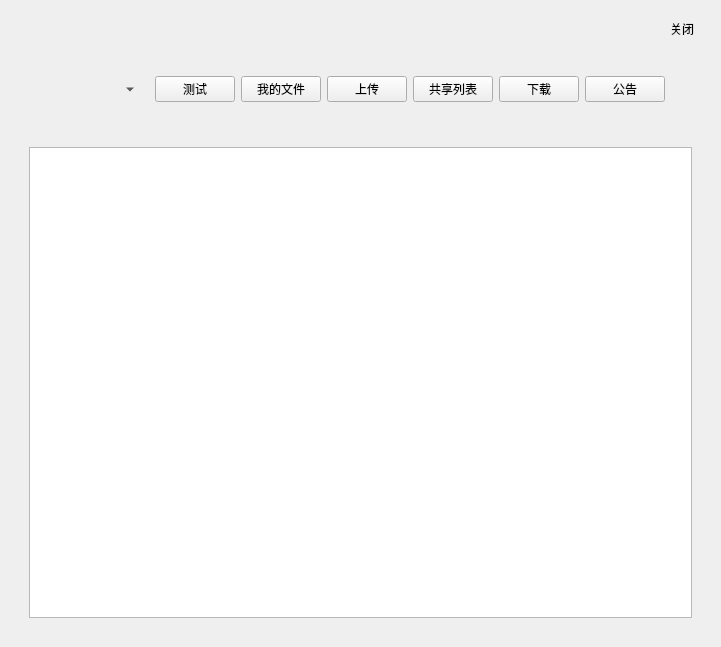
<?xml version="1.0" encoding="UTF-8"?>
<ui version="4.0">
 <class>upload</class>
 <widget class="QWidget" name="upload">
  <property name="geometry">
   <rect>
    <x>0</x>
    <y>0</y>
    <width>691</width>
    <height>647</height>
   </rect>
  </property>
  <property name="windowTitle">
   <string>Form</string>
  </property>
  <layout class="QGridLayout" name="gridLayout_18">
   <item row="0" column="0">
    <widget class="QWidget" name="widget_13" native="true">
     <layout class="QGridLayout" name="gridLayout_4">
      <property name="leftMargin">
       <number>9</number>
      </property>
      <property name="topMargin">
       <number>5</number>
      </property>
      <property name="rightMargin">
       <number>9</number>
      </property>
      <property name="bottomMargin">
       <number>0</number>
      </property>
      <item row="0" column="0">
       <spacer name="horizontalSpacer_2">
        <property name="orientation">
         <enum>Qt::Horizontal</enum>
        </property>
        <property name="sizeHint" stdset="0">
         <size>
          <width>40</width>
          <height>20</height>
         </size>
        </property>
       </spacer>
      </item>
      <item row="0" column="1">
       <widget class="QToolButton" name="close_ToolButton">
        <property name="minimumSize">
         <size>
          <width>0</width>
          <height>0</height>
         </size>
        </property>
        <property name="maximumSize">
         <size>
          <width>16777215</width>
          <height>16777215</height>
         </size>
        </property>
        <property name="text">
         <string>关闭</string>
        </property>
        <property name="icon">
         <iconset resource="Image.qrc">
          <normaloff>:/images/close2.png</normaloff>:/images/close2.png</iconset>
        </property>
        <property name="iconSize">
         <size>
          <width>40</width>
          <height>40</height>
         </size>
        </property>
        <property name="autoRaise">
         <bool>true</bool>
        </property>
       </widget>
      </item>
     </layout>
    </widget>
   </item>
   <item row="1" column="0">
    <widget class="QWidget" name="widget_7" native="true">
     <layout class="QGridLayout" name="gridLayout_8" rowstretch="0,0" columnstretch="0" rowminimumheight="0,0" columnminimumwidth="0">
      <property name="topMargin">
       <number>0</number>
      </property>
      <property name="bottomMargin">
       <number>9</number>
      </property>
      <item row="0" column="0">
       <widget class="QWidget" name="widget_4" native="true">
        <layout class="QGridLayout" name="gridLayout_9">
         <property name="leftMargin">
          <number>36</number>
         </property>
         <property name="rightMargin">
          <number>36</number>
         </property>
         <item row="0" column="5">
          <widget class="QPushButton" name="upload_PushButton">
           <property name="text">
            <string>上传</string>
           </property>
          </widget>
         </item>
         <item row="0" column="3">
          <widget class="QPushButton" name="test_PushButton">
           <property name="text">
            <string>测试</string>
           </property>
          </widget>
         </item>
         <item row="0" column="8">
          <widget class="QPushButton" name="announce_PushButton">
           <property name="text">
            <string>公告</string>
           </property>
          </widget>
         </item>
         <item row="0" column="6">
          <widget class="QPushButton" name="share_PushButton">
           <property name="text">
            <string>共享列表</string>
           </property>
          </widget>
         </item>
         <item row="0" column="1">
          <widget class="QLabel" name="uploadFontLabel">
           <property name="text">
            <string/>
           </property>
          </widget>
         </item>
         <item row="0" column="2">
          <spacer name="horizontalSpacer_3">
           <property name="orientation">
            <enum>Qt::Horizontal</enum>
           </property>
           <property name="sizeHint" stdset="0">
            <size>
             <width>40</width>
             <height>20</height>
            </size>
           </property>
          </spacer>
         </item>
         <item row="0" column="0">
          <widget class="QToolButton" name="icon_ToolButton">
           <property name="text">
            <string/>
           </property>
           <property name="icon">
            <iconset resource="Image.qrc">
             <normaloff>:/images/min1.png</normaloff>:/images/min1.png</iconset>
           </property>
           <property name="iconSize">
            <size>
             <width>60</width>
             <height>60</height>
            </size>
           </property>
           <property name="popupMode">
            <enum>QToolButton::MenuButtonPopup</enum>
           </property>
           <property name="toolButtonStyle">
            <enum>Qt::ToolButtonIconOnly</enum>
           </property>
           <property name="autoRaise">
            <bool>true</bool>
           </property>
           <property name="arrowType">
            <enum>Qt::NoArrow</enum>
           </property>
          </widget>
         </item>
         <item row="0" column="4">
          <widget class="QPushButton" name="myFile_PushButton">
           <property name="text">
            <string>我的文件</string>
           </property>
          </widget>
         </item>
         <item row="0" column="7">
          <widget class="QPushButton" name="download_PushButton">
           <property name="text">
            <string>下载</string>
           </property>
          </widget>
         </item>
        </layout>
       </widget>
      </item>
      <item row="1" column="0">
       <widget class="QWidget" name="widget_6" native="true">
        <layout class="QGridLayout" name="gridLayout_7">
         <property name="leftMargin">
          <number>0</number>
         </property>
         <property name="topMargin">
          <number>0</number>
         </property>
         <property name="rightMargin">
          <number>0</number>
         </property>
         <property name="bottomMargin">
          <number>0</number>
         </property>
         <item row="0" column="0">
          <widget class="QStackedWidget" name="stackedWidget">
           <property name="contextMenuPolicy">
            <enum>Qt::DefaultContextMenu</enum>
           </property>
           <property name="acceptDrops">
            <bool>false</bool>
           </property>
           <property name="layoutDirection">
            <enum>Qt::LeftToRight</enum>
           </property>
           <property name="autoFillBackground">
            <bool>false</bool>
           </property>
           <property name="currentIndex">
            <number>4</number>
           </property>
           <widget class="QWidget" name="upload_page">
            <layout class="QGridLayout" name="gridLayout_6">
             <property name="bottomMargin">
              <number>0</number>
             </property>
             <item row="0" column="0">
              <widget class="QWidget" name="widget_5" native="true">
               <layout class="QGridLayout" name="gridLayout_5" rowstretch="1,3,0">
                <property name="leftMargin">
                 <number>9</number>
                </property>
                <property name="topMargin">
                 <number>0</number>
                </property>
                <property name="rightMargin">
                 <number>9</number>
                </property>
                <property name="bottomMargin">
                 <number>0</number>
                </property>
                <item row="2" column="0">
                 <widget class="QWidget" name="widget_3" native="true">
                  <layout class="QGridLayout" name="gridLayout_3">
                   <property name="leftMargin">
                    <number>0</number>
                   </property>
                   <property name="topMargin">
                    <number>0</number>
                   </property>
                   <property name="rightMargin">
                    <number>0</number>
                   </property>
                   <property name="bottomMargin">
                    <number>0</number>
                   </property>
                   <item row="0" column="0">
                    <widget class="QProgressBar" name="progressBar">
                     <property name="sizePolicy">
                      <sizepolicy hsizetype="Expanding" vsizetype="Fixed">
                       <horstretch>0</horstretch>
                       <verstretch>0</verstretch>
                      </sizepolicy>
                     </property>
                     <property name="value">
                      <number>24</number>
                     </property>
                     <property name="alignment">
                      <set>Qt::AlignCenter</set>
                     </property>
                    </widget>
                   </item>
                  </layout>
                 </widget>
                </item>
                <item row="1" column="0">
                 <widget class="QWidget" name="widget_2" native="true">
                  <layout class="QGridLayout" name="gridLayout_2">
                   <property name="topMargin">
                    <number>0</number>
                   </property>
                   <item row="0" column="0">
                    <widget class="QTextEdit" name="receiveDataLine">
                     <property name="readOnly">
                      <bool>true</bool>
                     </property>
                    </widget>
                   </item>
                  </layout>
                 </widget>
                </item>
                <item row="0" column="0">
                 <widget class="QWidget" name="widget" native="true">
                  <property name="enabled">
                   <bool>true</bool>
                  </property>
                  <layout class="QGridLayout" name="gridLayout_17">
                   <property name="topMargin">
                    <number>0</number>
                   </property>
                   <item row="0" column="0">
                    <widget class="QListWidget" name="uploadFile_ListWidget"/>
                   </item>
                   <item row="1" column="0">
                    <widget class="QWidget" name="widget_12" native="true">
                     <layout class="QGridLayout" name="gridLayout">
                      <item row="0" column="2">
                       <widget class="QPushButton" name="uploadFile_PushButton">
                        <property name="text">
                         <string>上传</string>
                        </property>
                        <property name="iconSize">
                         <size>
                          <width>16</width>
                          <height>16</height>
                         </size>
                        </property>
                       </widget>
                      </item>
                      <item row="0" column="1">
                       <widget class="QPushButton" name="getFilePath_PushButton">
                        <property name="text">
                         <string>打开文件</string>
                        </property>
                        <property name="iconSize">
                         <size>
                          <width>16</width>
                          <height>16</height>
                         </size>
                        </property>
                       </widget>
                      </item>
                      <item row="0" column="0">
                       <spacer name="horizontalSpacer">
                        <property name="orientation">
                         <enum>Qt::Horizontal</enum>
                        </property>
                        <property name="sizeHint" stdset="0">
                         <size>
                          <width>40</width>
                          <height>20</height>
                         </size>
                        </property>
                       </spacer>
                      </item>
                     </layout>
                    </widget>
                   </item>
                  </layout>
                 </widget>
                </item>
               </layout>
              </widget>
             </item>
            </layout>
           </widget>
           <widget class="QWidget" name="myList_Page">
            <layout class="QGridLayout" name="gridLayout_11">
             <property name="bottomMargin">
              <number>0</number>
             </property>
             <item row="0" column="0">
              <widget class="QWidget" name="widget_8" native="true">
               <layout class="QGridLayout" name="gridLayout_10">
                <property name="leftMargin">
                 <number>0</number>
                </property>
                <property name="topMargin">
                 <number>0</number>
                </property>
                <property name="rightMargin">
                 <number>0</number>
                </property>
                <property name="bottomMargin">
                 <number>0</number>
                </property>
                <property name="horizontalSpacing">
                 <number>6</number>
                </property>
                <item row="0" column="0">
                 <widget class="QListWidget" name="myFile_ListWidget">
                  <property name="contextMenuPolicy">
                   <enum>Qt::DefaultContextMenu</enum>
                  </property>
                  <property name="layoutDirection">
                   <enum>Qt::LeftToRight</enum>
                  </property>
                  <property name="autoFillBackground">
                   <bool>true</bool>
                  </property>
                  <property name="frameShape">
                   <enum>QFrame::StyledPanel</enum>
                  </property>
                  <property name="frameShadow">
                   <enum>QFrame::Sunken</enum>
                  </property>
                  <property name="sizeAdjustPolicy">
                   <enum>QAbstractScrollArea::AdjustIgnored</enum>
                  </property>
                  <property name="dragEnabled">
                   <bool>false</bool>
                  </property>
                  <property name="dragDropOverwriteMode">
                   <bool>false</bool>
                  </property>
                  <property name="iconSize">
                   <size>
                    <width>0</width>
                    <height>0</height>
                   </size>
                  </property>
                  <property name="movement">
                   <enum>QListView::Static</enum>
                  </property>
                  <property name="resizeMode">
                   <enum>QListView::Fixed</enum>
                  </property>
                  <property name="layoutMode">
                   <enum>QListView::SinglePass</enum>
                  </property>
                  <property name="viewMode">
                   <enum>QListView::ListMode</enum>
                  </property>
                  <property name="modelColumn">
                   <number>0</number>
                  </property>
                  <property name="currentRow">
                   <number>-1</number>
                  </property>
                 </widget>
                </item>
               </layout>
              </widget>
             </item>
            </layout>
           </widget>
           <widget class="QWidget" name="test_page">
            <layout class="QGridLayout" name="gridLayout_12">
             <property name="bottomMargin">
              <number>0</number>
             </property>
             <item row="0" column="0">
              <widget class="QTextEdit" name="textEdit"/>
             </item>
            </layout>
           </widget>
           <widget class="QWidget" name="share_Page">
            <layout class="QGridLayout" name="gridLayout_16">
             <property name="bottomMargin">
              <number>0</number>
             </property>
             <item row="0" column="0">
              <widget class="QWidget" name="widget_11" native="true">
               <layout class="QGridLayout" name="gridLayout_15">
                <property name="leftMargin">
                 <number>0</number>
                </property>
                <property name="topMargin">
                 <number>0</number>
                </property>
                <property name="rightMargin">
                 <number>0</number>
                </property>
                <property name="bottomMargin">
                 <number>0</number>
                </property>
                <property name="spacing">
                 <number>0</number>
                </property>
                <item row="0" column="0">
                 <widget class="QWidget" name="widget_9" native="true">
                  <layout class="QGridLayout" name="gridLayout_13">
                   <property name="leftMargin">
                    <number>0</number>
                   </property>
                   <property name="topMargin">
                    <number>0</number>
                   </property>
                   <property name="rightMargin">
                    <number>0</number>
                   </property>
                   <property name="bottomMargin">
                    <number>0</number>
                   </property>
                   <property name="spacing">
                    <number>0</number>
                   </property>
                   <item row="0" column="0">
                    <widget class="QLabel" name="myshare_Label">
                     <property name="text">
                      <string>我的分享:</string>
                     </property>
                    </widget>
                   </item>
                   <item row="1" column="0">
                    <widget class="QListWidget" name="myShare_ListWidget"/>
                   </item>
                  </layout>
                 </widget>
                </item>
                <item row="1" column="0">
                 <widget class="QWidget" name="widget_10" native="true">
                  <layout class="QGridLayout" name="gridLayout_14">
                   <property name="leftMargin">
                    <number>0</number>
                   </property>
                   <property name="topMargin">
                    <number>0</number>
                   </property>
                   <property name="rightMargin">
                    <number>0</number>
                   </property>
                   <property name="bottomMargin">
                    <number>0</number>
                   </property>
                   <property name="spacing">
                    <number>0</number>
                   </property>
                   <item row="0" column="0">
                    <widget class="QLabel" name="othershare_Label">
                     <property name="text">
                      <string>别人的分享:</string>
                     </property>
                    </widget>
                   </item>
                   <item row="1" column="0">
                    <widget class="QListWidget" name="otherShare_ListWidget"/>
                   </item>
                  </layout>
                 </widget>
                </item>
               </layout>
              </widget>
             </item>
            </layout>
           </widget>
           <widget class="QWidget" name="download_Page">
            <layout class="QGridLayout" name="gridLayout_20">
             <item row="0" column="0">
              <widget class="QTreeView" name="download_TreeView"/>
             </item>
            </layout>
           </widget>
          </widget>
         </item>
        </layout>
       </widget>
      </item>
     </layout>
    </widget>
   </item>
  </layout>
 </widget>
 <tabstops>
  <tabstop>myFile_PushButton</tabstop>
  <tabstop>upload_PushButton</tabstop>
  <tabstop>share_PushButton</tabstop>
  <tabstop>announce_PushButton</tabstop>
  <tabstop>myFile_ListWidget</tabstop>
  <tabstop>myShare_ListWidget</tabstop>
  <tabstop>otherShare_ListWidget</tabstop>
  <tabstop>getFilePath_PushButton</tabstop>
  <tabstop>uploadFile_PushButton</tabstop>
  <tabstop>uploadFile_ListWidget</tabstop>
  <tabstop>receiveDataLine</tabstop>
  <tabstop>icon_ToolButton</tabstop>
  <tabstop>close_ToolButton</tabstop>
  <tabstop>textEdit</tabstop>
  <tabstop>test_PushButton</tabstop>
 </tabstops>
 <resources>
  <include location="Image.qrc"/>
 </resources>
 <connections/>
</ui>
